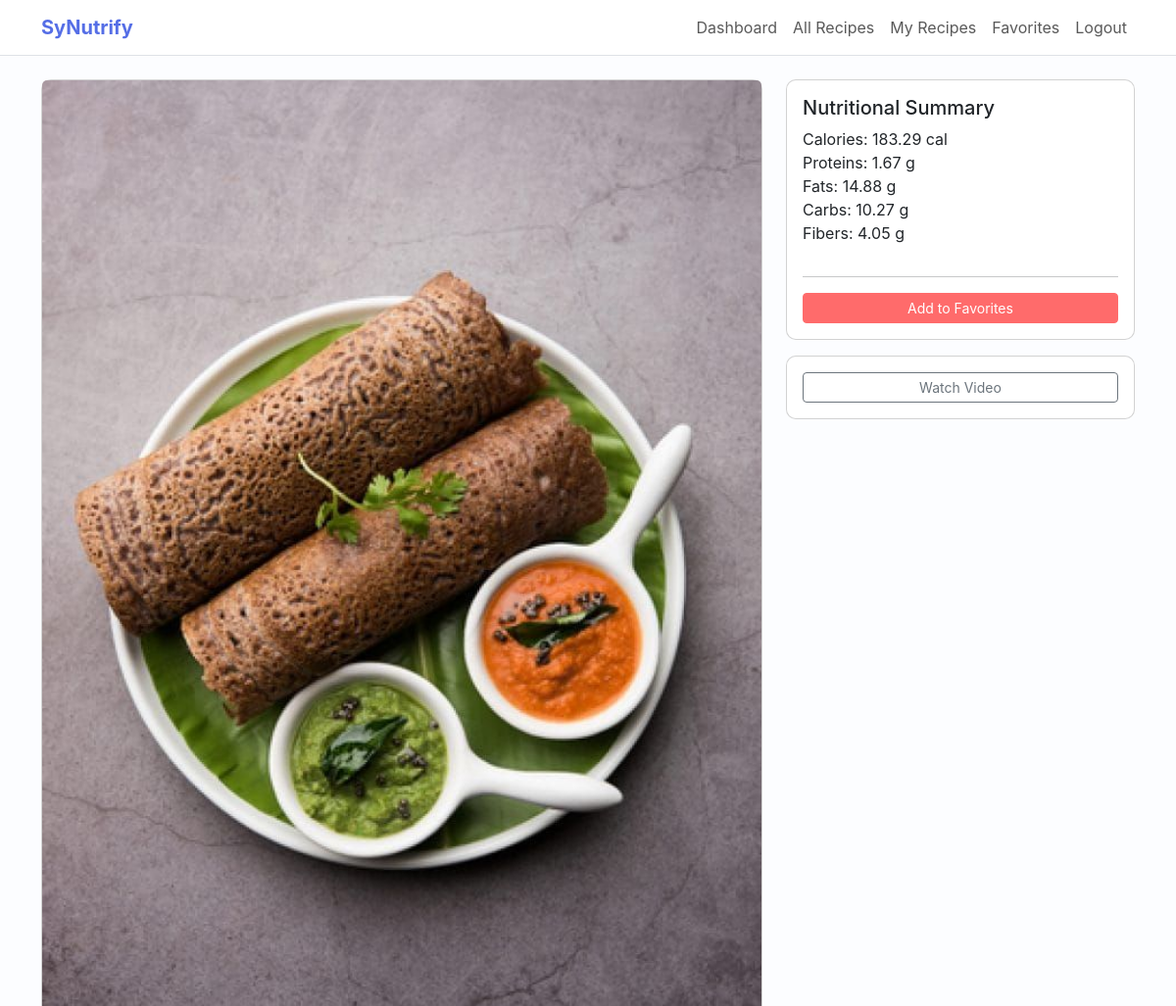
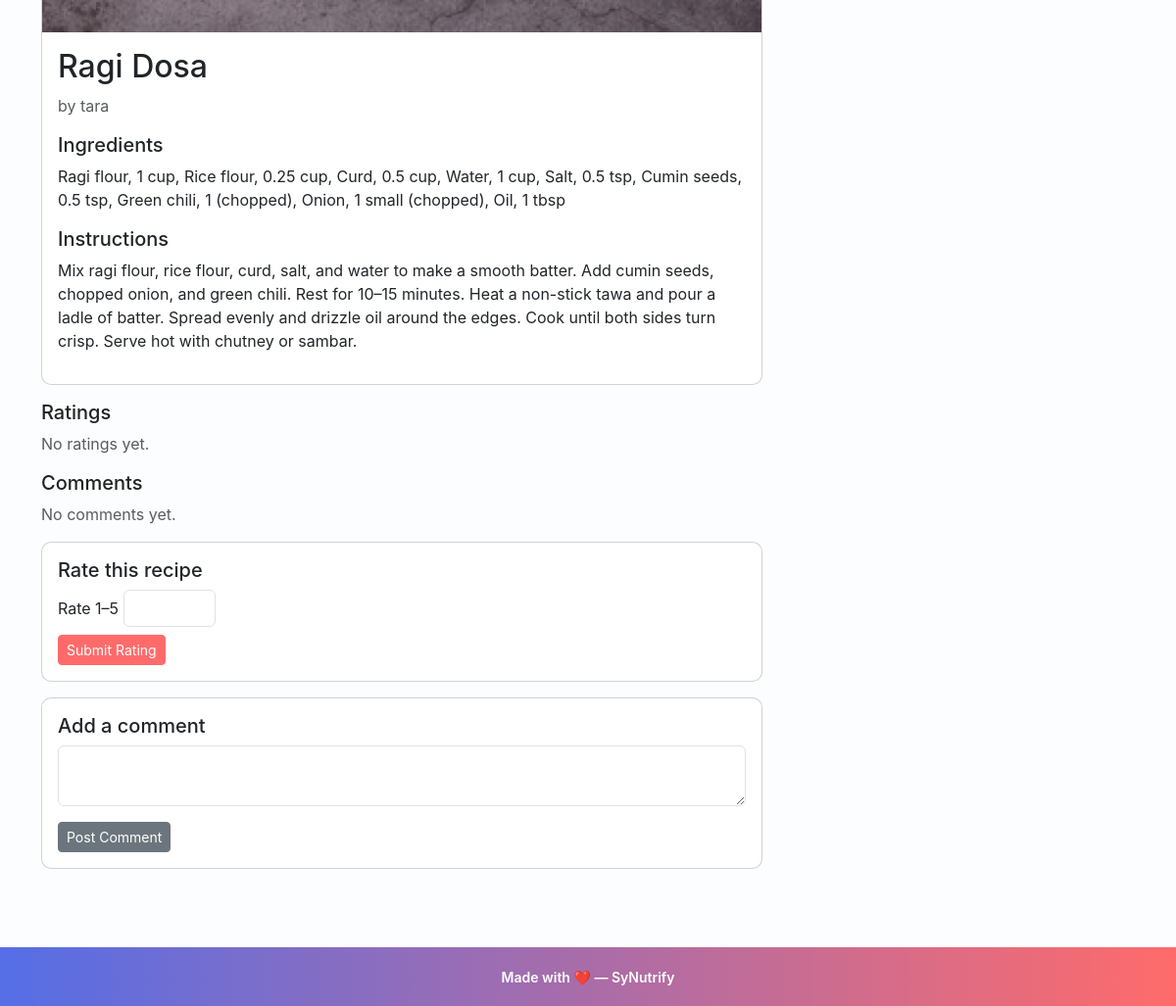
The page /recipe/17 (signed in) on the database its author committed (2 pictures, top to bottom).
### app.py (models this page shows, shortened)
class Recipe(db.Model):
    id = db.Column(db.Integer, primary_key=True)
    title = db.Column(db.String(150), nullable=False)
    image_url = db.Column(db.String(300))        # New: for recipe image
    ingredients = db.Column(db.Text, nullable=False)
    calories = db.Column(db.Float)
    proteins = db.Column(db.Float)
    fats = db.Column(db.Float)
    carbs = db.Column(db.Float)
    fibers = db.Column(db.Float)
    instructions = db.Column(db.Text, nullable=False)
    youtube_url = db.Column(db.String(300))
    user_id = db.Column(db.Integer, db.ForeignKey("user.id"), nullable=False)
    ratings = db.relationship("Rating", backref="recipe", lazy=True ,cascade="all, delete-orphan")
    comments = db.relationship("Comment", backref="recipe", lazy=True , cascade="all, delete-orphan")

class User(db.Model, UserMixin):
    id = db.Column(db.Integer, primary_key=True)
    username = db.Column(db.String(150), unique=True, nullable=False)
    password_hash = db.Column(db.String(128), nullable=False)
    recipes = db.relationship("Recipe", backref="user", lazy=True)
    ratings = db.relationship("Rating", backref="user", lazy=True)
    comments = db.relationship("Comment", backref="user", lazy=True)

### app.py (the view)
@app.route("/recipe/<int:recipe_id>")
@login_required
def recipe_detail(recipe_id):
    recipe = Recipe.query.get_or_404(recipe_id)
    rating_form = RatingForm()
    comment_form = CommentForm()
    is_favorite=any(f.user_id == current_user.id for f in recipe.favorited_by)
    return render_template(
        "recipe_detail.html",
        recipe=recipe,
        rating_form=rating_form,
        comment_form=comment_form,
        is_favorite=is_favorite
    )

### app.py
class RatingForm(FlaskForm):
    score = IntegerField("Rate 1–5", validators=[DataRequired(), NumberRange(min=1, max=5)])
    submit = SubmitField("Submit Rating")

class CommentForm(FlaskForm):
    content = TextAreaField("Add a comment", validators=[DataRequired()])
    submit = SubmitField("Post Comment")

### app.py (called while the page is built)
@app.context_processor
def inject_csrf_token():
    return dict(csrf_token=generate_csrf)

@login_manager.user_loader
def load_user(user_id):
    return User.query.get(int(user_id))

### templates/recipe_detail.html (shortened to what this page needs)
{% extends "base.html" %}
{% block content %}
  <div class="row">
    <div class="col-md-8">
      <div class="card mb-3">
        {% if recipe.image_url %}
          <img src="{{ recipe.image_url }}" class="card-img-top img-fluid" alt="{{ recipe.title }}">
        {% endif %}
        <div class="card-body">
          <h2 class="card-title">{{ recipe.title }}</h2>
          <p class="text-muted">by {{ recipe.user.username }}</p>
          <h5>Ingredients</h5>
          <p>{{ recipe.ingredients }}</p>
          <h5>Instructions</h5>
          <p>{{ recipe.instructions }}</p>
        </div>
      </div>
      <div class="mb-3">
        <h5>Ratings</h5>
        {% if recipe.ratings %}
          {% for r in recipe.ratings %}
            <div><strong>{{ r.user.username }}</strong>: {{ r.score }} / 5</div>
          {% endfor %}
        {% else %}
          <div class="text-muted">No ratings yet.</div>
        {% endif %}
      </div>
      <div class="mb-3">
        <h5>Comments</h5>
        {% if recipe.comments %}
          {% for c in recipe.comments %}
            <div class="mb-2"><strong>{{ c.user.username }}</strong>: {{ c.content }}</div>
          {% endfor %}
        {% else %}
          <div class="text-muted">No comments yet.</div>
        {% endif %}
      </div>
      {% if current_user.is_authenticated %}
        <div class="card mb-3">
          <div class="card-body">
            <h5>Rate this recipe</h5>
            <form method="post" action="{{ url_for('rate_recipe', recipe_id=recipe.id) }}">
              <div class="mb-2">{{ rating_form.score.label }} {{ rating_form.score(class_='form-control d-inline-block w-auto') }}</div>
              {{ rating_form.submit(class_='btn btn-primary btn-sm') }}
            </form>
          </div>
        </div>
        <div class="card mb-3">
          <div class="card-body">
            <h5>Add a comment</h5>
            <form method="post" action="{{ url_for('comment_recipe', recipe_id=recipe.id) }}">
              <div class="mb-2">{{ comment_form.content(class_='form-control') }}</div>
              {{ comment_form.submit(class_='btn btn-secondary btn-sm mt-2') }}
            </form>
          </div>
        </div>
      {% endif %}
    </div>
    <div class="col-md-4">
      <div class="card mb-3">
        <div class="card-body">
          <h5>Nutritional Summary</h5>
          <ul class="list-unstyled">
            <li>Calories: {{ '%.2f'|format(recipe.calories or 0) }} cal</li>
            <li>Proteins: {{ '%.2f'|format(recipe.proteins or 0) }} g</li>
            <li>Fats: {{ '%.2f'|format(recipe.fats or 0) }} g</li>
            <li>Carbs: {{ '%.2f'|format(recipe.carbs or 0) }} g</li>
            <li>Fibers: {{ '%.2f'|format(recipe.fibers or 0) }} g</li>
          </ul>
          <hr>
          <form method="post" action="{{ url_for('favorite_recipe', recipe_id=recipe.id) }}">
            {% if is_favorite %}
              <button class="btn btn-outline-danger btn-sm w-100" type="submit">Remove from Favorites</button>
            {% else %}
              <button class="btn btn-primary btn-sm w-100" type="submit">Add to Favorites</button>
            {% endif %}
          </form>
        </div>
      </div>
      {% if recipe.youtube_url %}
        <div class="card">
          <div class="card-body">
            <a href="{{ recipe.youtube_url }}" target="_blank" class="btn btn-sm btn-outline-secondary w-100">Watch Video</a>
          </div>
        </div>
      {% endif %}
    </div>
  </div>
{% endblock %}

### static/css/style.css (style rules this page uses)
body { background-color: #f7f8fb; color: #333; }
.card { border-radius:10px; }
.img-fluid { max-width:100%; height:auto; }
:root { --primary:#ff6b6b; --accent:#556ee6; --muted:#6c757d; --card-bg:#ffffff; --page-bg:#fcfdff; }
body { background-color: var(--page-bg); color: #222; font-family: Inter, system-ui, -apple-system, 'Segoe UI', Roboto, 'Helvetica Neue', Arial; }
.btn-primary { background: var(--primary); border-color: var(--primary); }

### rows shown on the page
Recipe: image_url (picture), title "Ragi Dosa", ingredients "Ragi flour, 1 cup, Rice flour, 0.25 cup, Curd, 0.5 cup, Water, 1 cup, Salt, 0.5 tsp, Cumin seeds, 0.5 tsp, Green chili, 1 (chopped), Onion, 1 small (chopped), Oil, 1 tbsp", instructions "Mix ragi flour, rice flour, curd, salt, and water to make a smooth batter. Add cumin seeds, chopped onion, and green chili. Rest for 10–15 minutes. Heat a non-stick tawa and pour a ladle of batter. Spread evenly and drizzle oil around the edges. Cook until both sides turn crisp. Serve hot with chutney or sambar.", calories "183.29", proteins "1.67", fats "14.88", carbs "10.27", fibers "4.05"
User: user.username "tara"

### other values the page prints
{{ rating_form.score.label }} "Rate 1–5"
